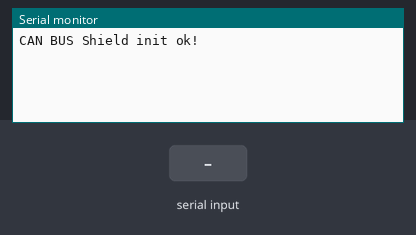
Recording of a sketch running on a simulated Arduino Zero (SAMD21). Shown: the last lines printed to the serial monitor. The inputs (shaded band) are chosen by the test bench.

Above: at 3.2 s.
3.3 s: "T\n" received over Serial
At 4.6 s:
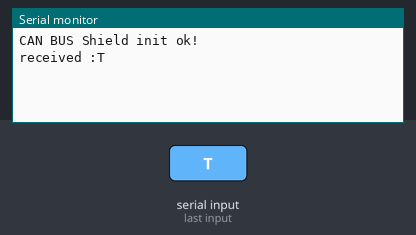
6.3 s: "t\n" received over Serial
At 6.9 s:
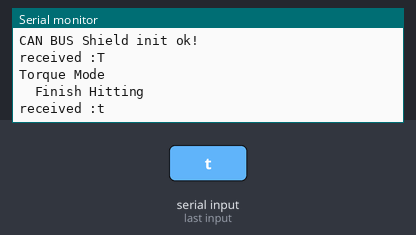
7.8 s: "m\n" received over Serial
At 9.0 s:
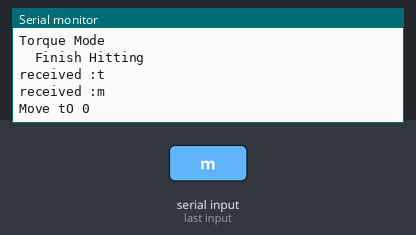
9.3 s: "M\n" received over Serial
At 9.9 s:
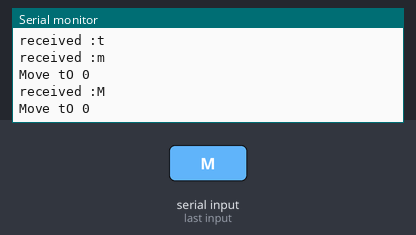
10.8 s: "|\n" received over Serial
At 11.5 s:
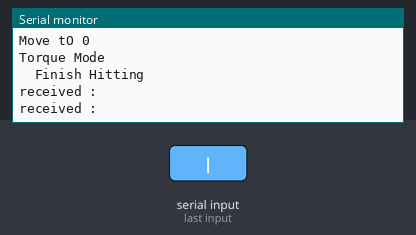

The sketch:

test.ino
```cpp
#include <mcp_can.h>
#include <SPI.h>
#include <Wire.h>
#include <Adafruit_GFX.h>
#include <Adafruit_SSD1306.h>

/*SAMD core*/
#ifdef ARDUINO_SAMD_VARIANT_COMPLIANCE
#define SERIAL SerialUSB
#else
#define SERIAL Serial
#endif

const int SPI_CS_PIN = 9;
MCP_CAN CAN(SPI_CS_PIN);
String command;

unsigned long previousMillis = 0;
long currentMillis;
long interval = 5000;
int currValue = 0;
int prevValue = 0;
int sensorValue = 0;
bool isHit = false;
int torqueSpeed = -1;
long homePos = 28000;

int prevSensorValue = 0;
long hittingCount = 0;
long hittingInterval = 400;

void setup() {
  // put your setup code here, to run once:
  Serial.begin(115200);
  canBusSetup();
  motorPositionMode(homePos);
  delay(2000);
}

void loop() {
  // put your main code here, to run repeatedly:
  currentMillis = millis();
  motorCheck();
  serialLoop();
  if (currentMillis - previousMillis >= interval) {
    previousMillis = currentMillis;
    Serial.println("Torque Mode");
    motorTorqueMode();
  }
}
```

Serial.ino
```cpp
bool isDecode = false;

void serialLoop() {
  if (Serial.available() > 0) {

    // get incoming byte:
    int inChar = Serial.read();
    char_decode(inChar) ;
    //Serial.println(inChar);
  }
}

void char_decode(int inChar) {
  if (inChar != '|' && inChar != '\n')
  {
    isDecode = true;
    // convert the incoming byte to a char
    // and add it to the string:
    command += (char)inChar;
  }
  else if (inChar == '|' || inChar == '\n')
  {
    isDecode = false;
  }

  if (!isDecode)
  {
    String subCommand[2];

    subCommand[0] = command.substring(0, 1);

    subCommand[1] = command.substring(1, command.length());

    Serial.println("received :" + command);
    if (subCommand[0] == "T" || subCommand[0] == "t") {
      if (currentMillis - previousMillis >= interval) {
        previousMillis = currentMillis;
        Serial.println("Torque Mode");
        motorTorqueMode();
      }
    } else if (subCommand[0] == "m" || subCommand[0] == "M") {
      int pos = subCommand[1].toInt();
      long posToDegree = map(pos, 0, 360, 0, 35999);
      Serial.print("Move tO ");
      Serial.println(posToDegree);
      motorPositionMode(posToDegree);
    }
    command = "";
  }
}
```

motor.ino
```cpp
unsigned char canReadBuffer = 0;
unsigned char len = 0;

void canBusSetup() {

  while (CAN_OK != CAN.begin(CAN_1000KBPS)) {            // init can bus : baudrate = 500k
    SERIAL.println("CAN BUS Shield init fail");
    SERIAL.println(" Init CAN BUS Shield again");
    delay(100);
  }
  SERIAL.println("CAN BUS Shield init ok!");
}


void motorCheck() {
  unsigned char mecanumWheelMotor1[8];
  //===================
  mecanumWheelMotor1[0] = 0x9C;
  mecanumWheelMotor1[1] = 0x00;
  mecanumWheelMotor1[2] = 0x00;
  mecanumWheelMotor1[3] = 0x00;
  mecanumWheelMotor1[4] = 0x00;
  mecanumWheelMotor1[5] = 0x00;
  mecanumWheelMotor1[6] = 0x00;
  mecanumWheelMotor1[7] = 0x00;

  CAN.sendMsgBuf(0x141, 0, 8, mecanumWheelMotor1);
  if (CAN_MSGAVAIL == CAN.checkReceive()) {
    CAN.readMsgBuf(&canReadBuffer, mecanumWheelMotor1);
    currValue = mecanumWheelMotor1[2];
    sensorValue = analogRead(A0);
    if (isHit) {
      Serial.print(sensorValue - prevSensorValue);
      Serial.print("\t");
      Serial.println(currValue);
    } else {
      prevSensorValue = sensorValue;
    }
  }
  if (isHit && sensorValue - prevSensorValue >= 10 &&  prevValue > 40 && prevValue < 50 && currValue > 50 && currValue < 60) {
    Serial.println("  Finish Hitting");
    motorPositionMode(homePos);
    isHit = false;
  } else if (isHit && currentMillis - hittingCount >= hittingInterval) {
    Serial.println("  Finish Hitting");
    motorPositionMode(homePos);
    isHit = false;
  }
  if (prevValue != currValue) {
    prevValue = currValue;
  }
}

void motorTorqueMode() {

  unsigned char buf1[8];
  //===================
  buf1[0] = 0xA1;
  buf1[2] = 0x00;
  buf1[3] = 0x00;
  buf1[4] = torqueSpeed;
  buf1[5] = 0;
  buf1[6] = 0x00;
  buf1[7] = 0x00;

  CAN.sendMsgBuf(0x141, 0, 8, buf1);
  isHit = true;
  hittingCount = currentMillis;
}

void motorPositionMode(long pos) {

  unsigned char buf1[8];
  //===================
  buf1[0] = 0xA5;
  buf1[1] = 0x01;
  buf1[2] = 0x00;
  buf1[3] = 0x00;
  buf1[4] = pos;
  buf1[5] = pos >> 8;
  buf1[6] = 0x00;
  buf1[7] = 0x00;

  CAN.sendMsgBuf(0x141, 0, 8, buf1);
}
```

Measured:
- after the input at 3.3 s, the serial monitor: prints a new line at once (image 1)
- after the input at 6.3 s, the serial monitor: prints a new line at once (image 2)
- after the input at 7.8 s, the serial monitor: prints a new line at once (image 3)
- after the input at 9.3 s, the serial monitor: prints a new line at once (image 4)
- after the input at 10.8 s, the serial monitor: prints a new line at once (image 5)
